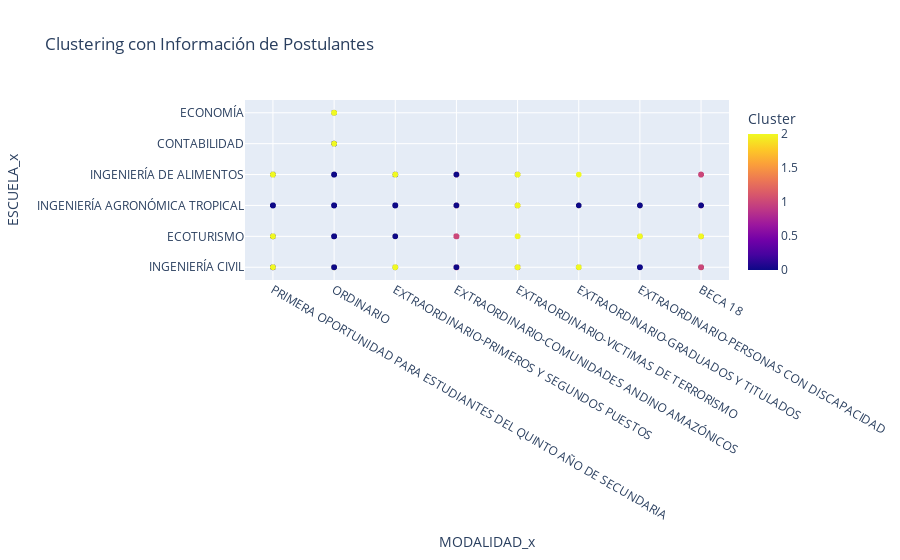

The code cell stored with this chart in its notebook:
### Code cell
import pandas as pd
import plotly.express as px

# Unir las columnas 'MODALIDAD', 'ESCUELA' y 'Cluster' de df_seleccionado con Postulantes
df_unido = pd.merge(Postulantes, df_seleccionado[['UUID', 'MODALIDAD', 'ESCUELA', 'Cluster']], on='UUID', how='left')
df_unido = df_unido[['MODALIDAD_x','ESCUELA_x','Cluster']]
# Graficar el clustering con información de Postulantes
fig = px.scatter(df_unido, x='MODALIDAD_x', y='ESCUELA_x', color='Cluster',
                 title='Clustering con Información de Postulantes',
                 labels={'Cluster': 'Cluster'})
fig.show()

### Figure 1 — Plotly figure (JSON) as saved in the notebook; plotly's stock layout.template omitted (floating-point values rounded to 4 significant figures; data arrays with more than 128 entries replaced by an {"elided": "..."} marker saying what was removed)
{"data": [{"hovertemplate": "MODALIDAD_x=%{x}<br>ESCUELA_x=%{y}<br>Cluster=%{marker.color}<extra></extra>", "legendgroup": "", "marker": {"color": {"elided": "8010 int values"}, "coloraxis": "coloraxis", "symbol": "circle"}, "mode": "markers", "name": "", "showlegend": false, "type": "scattergl", "x": {"elided": "8010 str values"}, "xaxis": "x", "y": {"elided": "8010 str values"}, "yaxis": "y"}], "layout": {"coloraxis": {"colorbar": {"title": {"text": "Cluster"}}, "colorscale": [[0, "#0d0887"], [0.1111, "#46039f"], [0.2222, "#7201a8"], [0.3333, "#9c179e"], [0.4444, "#bd3786"], [0.5556, "#d8576b"], [0.6667, "#ed7953"], [0.7778, "#fb9f3a"], [0.8889, "#fdca26"], [1, "#f0f921"]]}, "legend": {"tracegroupgap": 0}, "title": {"text": "Clustering con Información de Postulantes"}, "xaxis": {"anchor": "y", "domain": [0, 1], "title": {"text": "MODALIDAD_x"}}, "yaxis": {"anchor": "x", "domain": [0, 1], "title": {"text": "ESCUELA_x"}}}}
